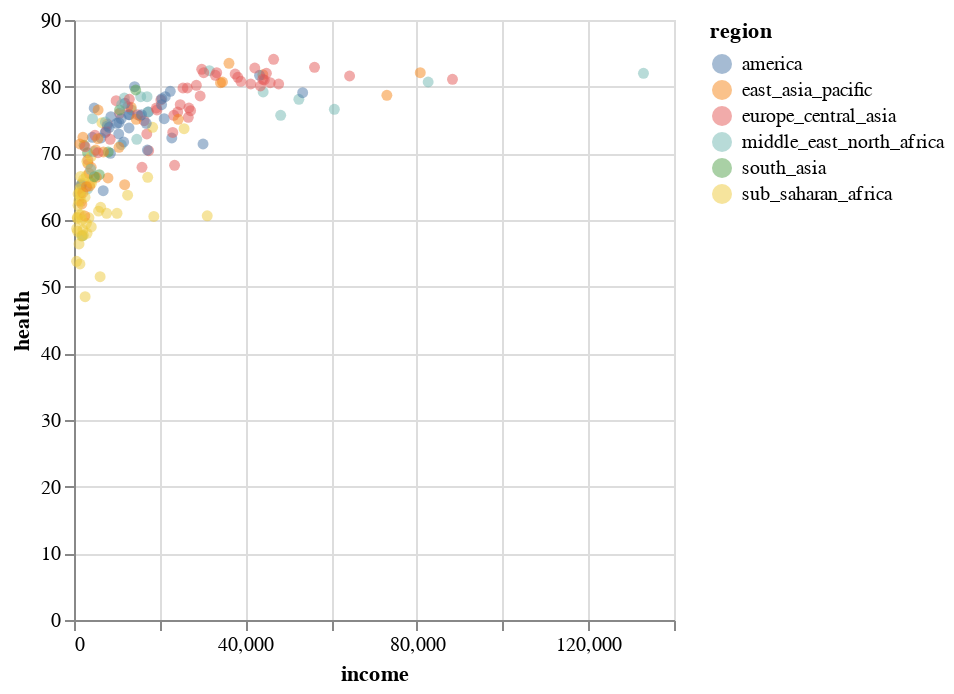

Notebook code for this chart:
### Markdown cell above
### Part 1.2 Customize the color (10 points)

Now choose a customized color map for the previous question. Explain how you choose the color map and apply it to the plot.

### Code cell
selection = alt.selection_point()

alt.Chart(gapminder).mark_circle().add_selection(
    selection
).encode(
    x = 'income:Q',
    y = 'health:Q',
    color = alt.condition(selection, 'region:N', alt.value('grey')),
    opacity = alt.condition(selection, alt.value(0.5), alt.value(0.1)),
    tooltip = ['country', 'population']
)

### Figure 1 — Vega-Lite specification as saved in the notebook (floating-point values rounded to 4 significant figures; data arrays with more than 128 entries replaced by an {"elided": "..."} marker saying what was removed)
{"config": {"view": {"continuousWidth": 300, "continuousHeight": 300}}, "data": {"name": "data-ca24f9a7ec291df1ebdcde48d4b02821"}, "mark": {"type": "circle"}, "encoding": {"color": {"condition": {"param": "param_2", "field": "region", "type": "nominal"}, "value": "grey"}, "opacity": {"condition": {"param": "param_2", "value": 0.5}, "value": 0.1}, "tooltip": [{"field": "country", "type": "nominal"}, {"field": "population", "type": "quantitative"}], "x": {"field": "income", "type": "quantitative"}, "y": {"field": "health", "type": "quantitative"}}, "params": [{"name": "param_2", "select": {"type": "point"}}], "$schema": "https://vega.github.io/schema/vega-lite/v5.16.3.json", "datasets": {"data-ca24f9a7ec291df1ebdcde48d4b02821": {"elided": "187 records"}}}
